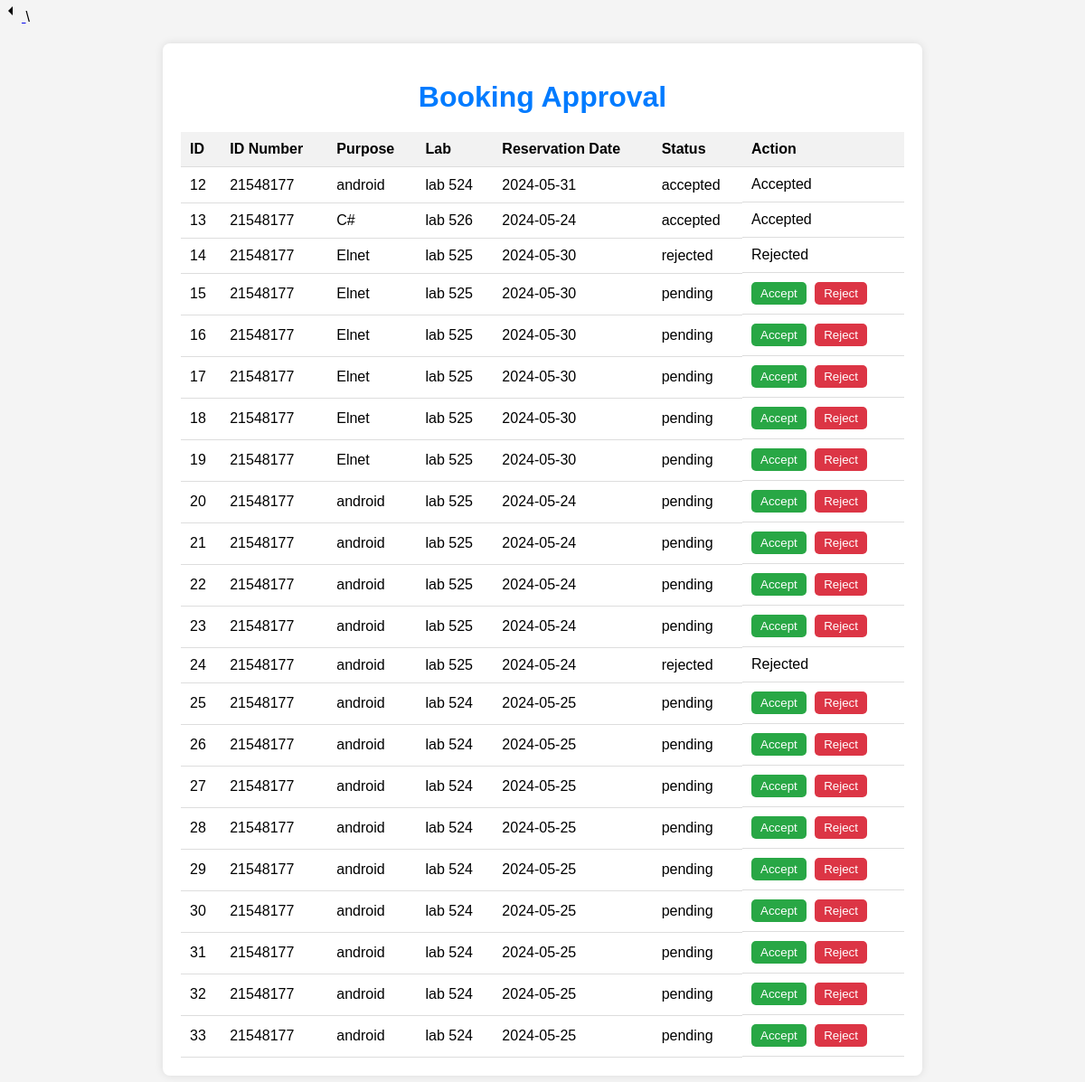
The page /approval.php on the database as committed earlier.
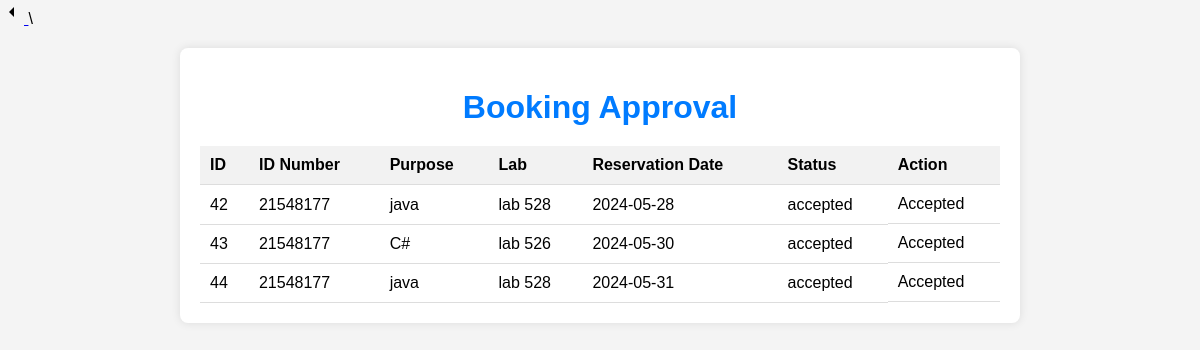
The same page on the database as committed later.
### tables this page shows
CREATE TABLE "reservations" (
	"id"	INTEGER,
	"id_number"	TEXT NOT NULL,
	"first_name"	TEXT,
	"last_name"	TEXT,
	"purpose"	TEXT NOT NULL,
	"lab"	TEXT NOT NULL,
	"reservation_date"	TIMESTAMP DEFAULT CURRENT_TIMESTAMP,
	"status"	TEXT DEFAULT 'pending',
	"computer"	INTEGER,
	PRIMARY KEY("id" AUTOINCREMENT)
);

### approval.php (the view, shortened to what this page needs)
<?php
$db = new SQLite3('sitin.db');
$query = $db->prepare("
    SELECT * FROM reservations
");
$result = $query->execute();
?>
<!DOCTYPE html>
<html lang="en">
<head>
</head>
<body class="bg-gray-900">
<a href="#" onclick="history.back();">
        <svg xmlns="http://www.w3.org/2000/svg" viewBox="0 0 24 24" width="24" height="24">
            <path fill="none" d="M0 0h24v24H0z" />
            <path d="M14 7l-5 5 5 5V7z" />
        </svg>
    </a>
\
        <div class="container">
            <h1>Booking Approval</h1>
            <?php if ($result && $result->numColumns() > 0) : ?>
                <table>
                    <thead>
                        <tr>
                            <th>ID</th>
                            <th>ID Number</th>
                            <th>Purpose</th>
                            <th>Lab</th>
                            <th>Reservation Date</th>
                            <th>Status</th>
                            <th>Action</th>
                        </tr>
                    </thead>
                    <tbody>
                        <?php while ($row = $result->fetchArray(SQLITE3_ASSOC)) : ?>
                            <tr>
                                <td><?php echo $row['id']; ?></td>
                                <td><?php echo $row['id_number']; ?></td>
                                <td><?php echo $row['purpose']; ?></td>
                                <td><?php echo $row['lab']; ?></td>
                                <td><?php echo $row['reservation_date']; ?></td>
                                <td><?php echo $row['status']; ?></td>
                                <td class="action-buttons">
                                    <?php if ($row['status'] === 'pending') : ?>
                                        <form method="POST" action="">
                                            <button type="submit" name="action" value="accept" class="accept">Accept</button>
                                            <button type="submit" name="action" value="reject" class="reject">Reject</button>
                                        </form>
                                    <?php else : ?>
                                        <span><?php echo ucfirst($row['status']); ?></span>
                                    <?php endif; ?>
                                </td>
                            </tr>
                        <?php endwhile; ?>
                    </tbody>
                </table>
            <?php else : ?>
                <p>No booking requests found.</p>
            <?php endif; ?>
        </div>
</body>
</html>

### approval.php (style rules this page uses)
body { font-family: Arial, sans-serif; background-color: #f4f4f4; margin: 0; padding: 0; box-sizing: border-box; }
.container { max-width: 800px; margin: 20px auto; padding: 20px; background-color: #fff; border-radius: 8px; box-shadow: 0 0 10px rgba(0, 0, 0, 0.1); }
h1 { text-align: center; margin-bottom: 20px; color: #007bff; }
table { width: 100%; border-collapse: collapse; margin-top: 20px; }
th, td { padding: 10px; border-bottom: 1px solid #ddd; text-align: left; }
th { background-color: #f2f2f2; }
.action-buttons { display: flex; }
td button { padding: 5px 10px; margin-right: 5px; border: none; cursor: pointer; border-radius: 5px; outline: none; color: #fff; }
.accept { background-color: #28a745; }
.reject { background-color: #dc3545; }

Rows that differ between the two databases and show on the page:
removed reservations: id "12", id_number "21548177", purpose "android", lab "lab 524", reservation_date "2024-05-31", status "accepted", status "Accepted"
removed reservations: id "13", id_number "21548177", purpose "C#", lab "lab 526", reservation_date "2024-05-24", status "accepted", status "Accepted"
removed reservations: id "14", id_number "21548177", purpose "Elnet", lab "lab 525", reservation_date "2024-05-30", status "rejected", status "Rejected"
removed reservations: id "15", id_number "21548177", purpose "Elnet", lab "lab 525", reservation_date "2024-05-30", status "pending"
removed reservations: id "16", id_number "21548177", purpose "Elnet", lab "lab 525", reservation_date "2024-05-30", status "pending"
removed reservations: id "17", id_number "21548177", purpose "Elnet", lab "lab 525", reservation_date "2024-05-30", status "pending"
removed reservations: id "18", id_number "21548177", purpose "Elnet", lab "lab 525", reservation_date "2024-05-30", status "pending"
removed reservations: id "19", id_number "21548177", purpose "Elnet", lab "lab 525", reservation_date "2024-05-30", status "pending"
removed reservations: id "20", id_number "21548177", purpose "android", lab "lab 525", reservation_date "2024-05-24", status "pending"
removed reservations: id "21", id_number "21548177", purpose "android", lab "lab 525", reservation_date "2024-05-24", status "pending"
removed reservations: id "22", id_number "21548177", purpose "android", lab "lab 525", reservation_date "2024-05-24", status "pending"
removed reservations: id "23", id_number "21548177", purpose "android", lab "lab 525", reservation_date "2024-05-24", status "pending"
removed reservations: id "24", id_number "21548177", purpose "android", lab "lab 525", reservation_date "2024-05-24", status "rejected", status "Rejected"
removed reservations: id "25", id_number "21548177", purpose "android", lab "lab 524", reservation_date "2024-05-25", status "pending"
removed reservations: id "26", id_number "21548177", purpose "android", lab "lab 524", reservation_date "2024-05-25", status "pending"
removed reservations: id "27", id_number "21548177", purpose "android", lab "lab 524", reservation_date "2024-05-25", status "pending"
removed reservations: id "28", id_number "21548177", purpose "android", lab "lab 524", reservation_date "2024-05-25", status "pending"
removed reservations: id "29", id_number "21548177", purpose "android", lab "lab 524", reservation_date "2024-05-25", status "pending"
removed reservations: id "30", id_number "21548177", purpose "android", lab "lab 524", reservation_date "2024-05-25", status "pending"
removed reservations: id "31", id_number "21548177", purpose "android", lab "lab 524", reservation_date "2024-05-25", status "pending"
removed reservations: id "32", id_number "21548177", purpose "android", lab "lab 524", reservation_date "2024-05-25", status "pending"
removed reservations: id "33", id_number "21548177", purpose "android", lab "lab 524", reservation_date "2024-05-25", status "pending"
added reservations: id "42", id_number "21548177", purpose "java", lab "lab 528", reservation_date "2024-05-28", status "accepted", status "Accepted"
added reservations: id "43", id_number "21548177", purpose "C#", lab "lab 526", reservation_date "2024-05-30", status "accepted", status "Accepted"
added reservations: id "44", id_number "21548177", purpose "java", lab "lab 528", reservation_date "2024-05-31", status "accepted", status "Accepted"
